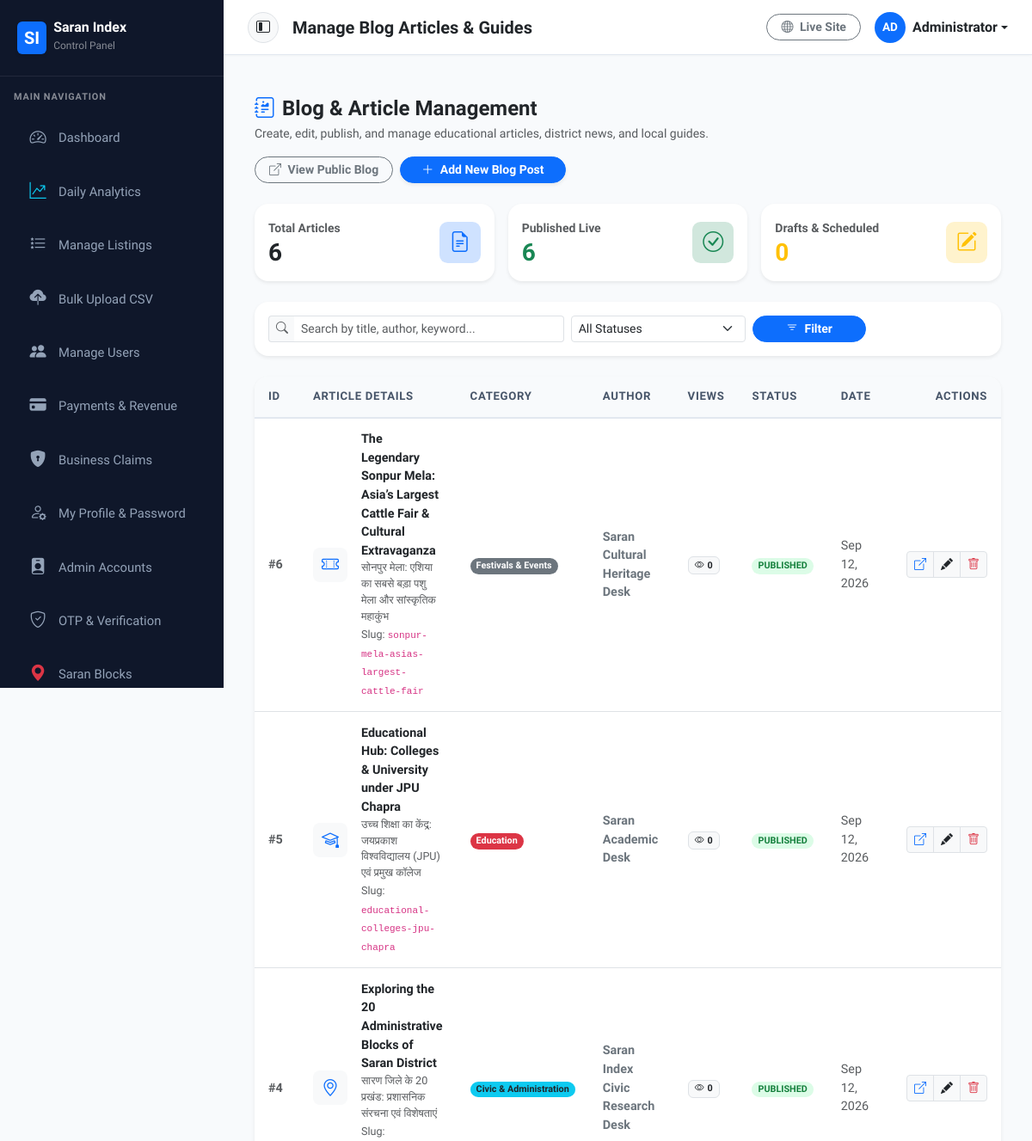
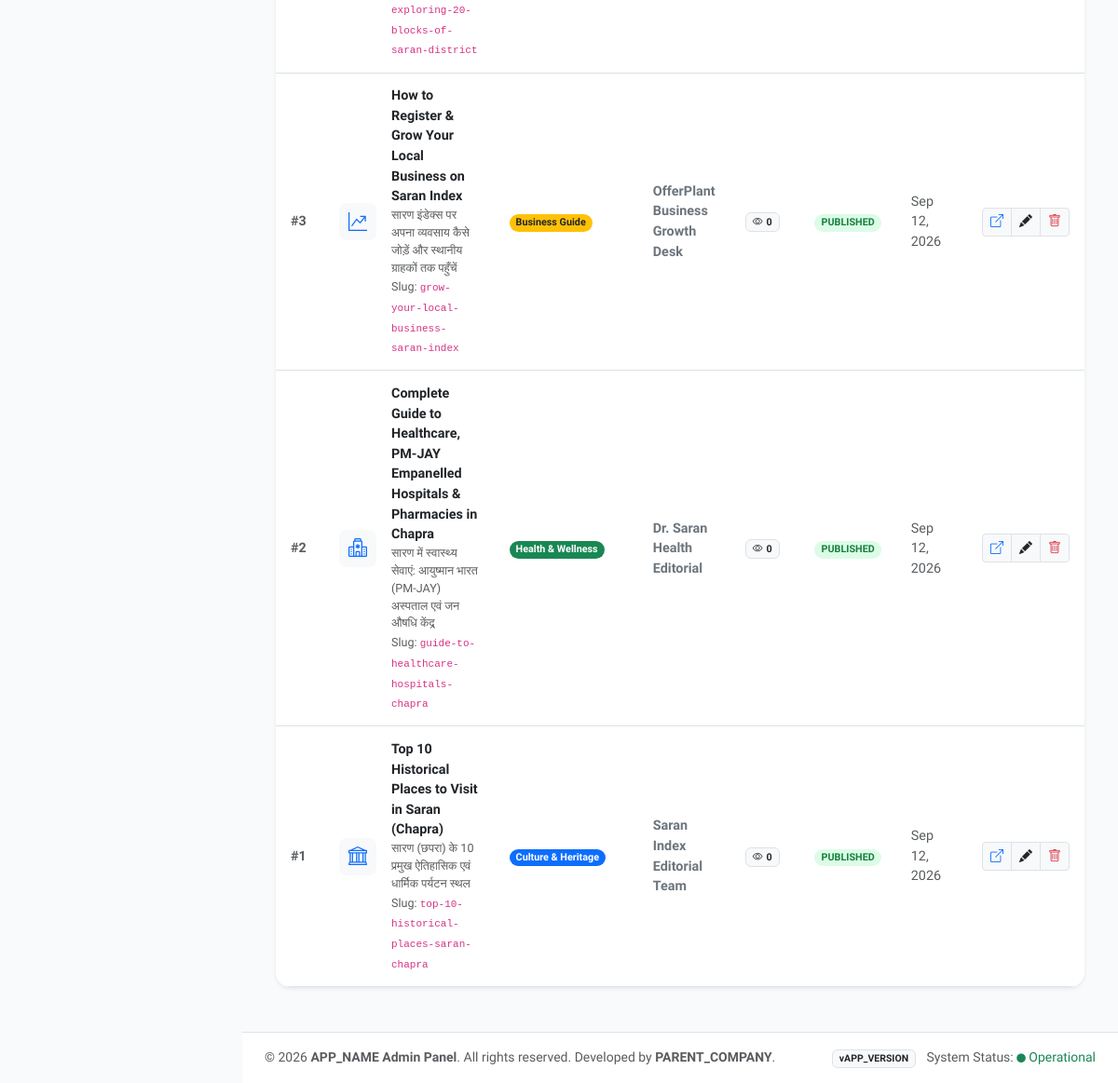
/admin/blogs.php (signed in), run on the app's committed database (2 pictures, top to bottom).
### tables this page shows
CREATE TABLE IF NOT EXISTS `blogs` (
    `id` INT AUTO_INCREMENT PRIMARY KEY,
    `title` VARCHAR(255) NOT NULL,
    `title_hindi` VARCHAR(255) DEFAULT NULL,
    `slug` VARCHAR(255) NOT NULL UNIQUE,
    `category` VARCHAR(100) DEFAULT 'General',
    `category_hindi` VARCHAR(100) DEFAULT NULL,
    `summary` TEXT DEFAULT NULL,
    `summary_hindi` TEXT DEFAULT NULL,
    `content` LONGTEXT DEFAULT NULL,
    `content_hindi` LONGTEXT DEFAULT NULL,
    `author` VARCHAR(100) DEFAULT 'Saran Index Editorial',
    `featured_image` VARCHAR(255) DEFAULT NULL,
    `icon` VARCHAR(50) DEFAULT 'bi-journal-text',
    `badge_class` VARCHAR(100) DEFAULT 'bg-primary',
    `read_time` VARCHAR(50) DEFAULT '5 min read',
    `views` INT DEFAULT 0,
    `status` ENUM('PUBLISHED', 'DRAFT', 'ARCHIVED') DEFAULT 'PUBLISHED',
    `published_at` DATETIME DEFAULT CURRENT_TIMESTAMP,
    `created_at` DATETIME DEFAULT CURRENT_TIMESTAMP,
    `updated_at` DATETIME DEFAULT CURRENT_TIMESTAMP ON UPDATE CURRENT_TIMESTAMP,
    KEY `idx_blogs_status` (`status`),
    KEY `idx_blogs_slug` (`slug`),
    KEY `idx_blogs_category` (`category`)
);

### includes/functions.php (called while the page is built, shortened)
<?php
function sanitizeInput($data) {
    return htmlspecialchars(trim((string)$data), ENT_QUOTES, 'UTF-8');
}
    ?>

### admin/blogs.php (the view, shortened to what this page needs)
<?php
require_once __DIR__ . '/includes/header.php';
$db = getDB();
$search = sanitizeInput($_GET['q'] ?? '');
$where = ["1=1"];
$params = [];
$where_sql = implode(' AND ', $where);
$blogs = [];
$total_count = 0;
$published_count = 0;
$draft_count = 0;
if ($db) {
    try {
        $total_count = $db->query("SELECT COUNT(*) FROM blogs")->fetchColumn();
        $published_count = $db->query("SELECT COUNT(*) FROM blogs WHERE status = 'PUBLISHED'")->fetchColumn();
        $draft_count = $db->query("SELECT COUNT(*) FROM blogs WHERE status = 'DRAFT'")->fetchColumn();
        $stmt = $db->prepare("SELECT * FROM blogs WHERE {$where_sql} ORDER BY id DESC");
        $stmt->execute($params);
        $blogs = $stmt->fetchAll(PDO::FETCH_ASSOC);
    } catch (Exception $e) {
        $blogs = [];
    }
}
?>
<div class="container-fluid py-4">
    <div class="d-flex align-items-center justify-content-between flex-wrap gap-3 mb-4">
        <div>
            <h4 class="fw-bold mb-1 text-dark">
                <i class="bi bi-journal-richtext text-primary me-2"></i>Blog & Article Management
            </h4>
            <p class="text-muted small mb-0">Create, edit, publish, and manage educational articles, district news, and local guides.</p>
        </div>
        <div class="d-flex gap-2">
            <a href="../blog/" target="_blank" class="btn btn-outline-secondary rounded-pill btn-sm px-3 fw-semibold">
                <i class="bi bi-box-arrow-up-right me-1"></i> View Public Blog
            </a>
            <a href="blog_edit.php" class="btn btn-primary rounded-pill btn-sm px-4 fw-bold shadow-sm">
                <i class="bi bi-plus-lg me-1"></i> Add New Blog Post
            </a>
        </div>
    </div>
    <div class="row g-3 mb-4">
        <div class="col-md-4">
            <div class="card border-0 shadow-sm rounded-4 p-3 bg-white">
                <div class="d-flex align-items-center justify-content-between">
                    <div>
                        <span class="text-muted small fw-semibold">Total Articles</span>
                        <h3 class="fw-bold mb-0 text-dark"><?php echo intval($total_count); ?></h3>
                    </div>
                    <div class="stat-icon bg-primary-subtle text-primary">
                        <i class="bi bi-file-earmark-text"></i>
                    </div>
                </div>
            </div>
        </div>
        <div class="col-md-4">
            <div class="card border-0 shadow-sm rounded-4 p-3 bg-white">
                <div class="d-flex align-items-center justify-content-between">
                    <div>
                        <span class="text-muted small fw-semibold">Published Live</span>
                        <h3 class="fw-bold mb-0 text-success"><?php echo intval($published_count); ?></h3>
                    </div>
                    <div class="stat-icon bg-success-subtle text-success">
                        <i class="bi bi-check-circle"></i>
                    </div>
                </div>
            </div>
        </div>
        <div class="col-md-4">
            <div class="card border-0 shadow-sm rounded-4 p-3 bg-white">
                <div class="d-flex align-items-center justify-content-between">
                    <div>
                        <span class="text-muted small fw-semibold">Drafts & Scheduled</span>
                        <h3 class="fw-bold mb-0 text-warning"><?php echo intval($draft_count); ?></h3>
                    </div>
                    <div class="stat-icon bg-warning-subtle text-warning">
                        <i class="bi bi-pencil-square"></i>
                    </div>
                </div>
            </div>
        </div>
    </div>
    <div class="card border-0 shadow-sm rounded-4 p-3 mb-4 bg-white">
        <form method="GET" class="row g-2 align-items-center">
            <div class="col-md-6 col-lg-5">
                <div class="input-group input-group-sm">
                    <span class="input-group-text bg-light border-end-0"><i class="bi bi-search text-muted"></i></span>
                    <input type="text" name="q" class="form-control form-control-sm border-start-0" placeholder="Search by title, author, keyword..." value="<?php echo htmlspecialchars($search); ?>">
                </div>
            </div>
            <div class="col-md-3 col-lg-3">
                <select name="status" class="form-select form-select-sm">
                    <option value="">All Statuses</option>
                </select>
            </div>
            <div class="col-md-3 col-lg-2">
                <button type="submit" class="btn btn-primary btn-sm rounded-pill w-100 fw-semibold">
                    <i class="bi bi-filter me-1"></i> Filter
                </button>
            </div>
        </form>
    </div>
    <div class="card border-0 shadow-sm rounded-4 overflow-hidden bg-white">
        <div class="table-responsive">
            <table class="table table-hover table-custom align-middle mb-0">
                <thead>
                    <tr>
                        <th style="width: 60px;">ID</th>
                        <th>Article Details</th>
                        <th>Category</th>
                        <th>Author</th>
                        <th>Views</th>
                        <th>Status</th>
                        <th>Date</th>
                        <th class="text-end" style="width: 160px;">Actions</th>
                    </tr>
                </thead>
                <tbody>
                    <?php if (empty($blogs)): ?>
                        <tr>
                            <td colspan="8" class="text-center py-5 text-muted">
                                <i class="bi bi-inbox fs-1 d-block mb-2"></i>
                                No blog articles found matching your criteria.
                                <div class="mt-2">
                                    <a href="blog_edit.php" class="btn btn-sm btn-primary rounded-pill px-3">Create First Blog Post</a>
                                </div>
                            </td>
                        </tr>
                    <?php else: ?>
                        <?php foreach ($blogs as $b): ?>
                            <tr>
                                <td class="fw-bold text-muted">#<?php echo $b['id']; ?></td>
                                <td>
                                    <div class="d-flex align-items-center">
                                        <div class="rounded-3 bg-light text-primary p-2 me-3 fs-5 flex-shrink-0" style="width: 40px; height: 40px; display: flex; align-items: center; justify-content: center;">
                                            <i class="bi <?php echo htmlspecialchars($b['icon'] ?? 'bi-file-text'); ?>"></i>
                                        </div>
                                        <div>
                                            <a href="blog_edit.php?id=<?php echo $b['id']; ?>" class="fw-bold text-dark text-decoration-none hover-text-primary d-block">
                                                <?php echo htmlspecialchars($b['title']); ?>
                                            </a>
                                            <?php if (!empty($b['title_hindi'])): ?>
                                                <small class="text-muted d-block"><?php echo htmlspecialchars($b['title_hindi']); ?></small>
                                            <?php endif; ?>
                                            <small class="text-muted">Slug: <code><?php echo htmlspecialchars($b['slug']); ?></code></small>
                                        </div>
                                    </div>
                                </td>
                                <td>
                                    <span class="badge <?php echo htmlspecialchars($b['badge_class'] ?? 'bg-primary'); ?> rounded-pill px-2.5 py-1">
                                        <?php echo htmlspecialchars($b['category'] ?? 'General'); ?>
                                    </span>
                                </td>
                                <td class="small text-secondary fw-semibold">
                                    <?php echo htmlspecialchars($b['author'] ?? 'Admin'); ?>
                                </td>
                                <td>
                                    <span class="badge bg-light text-dark border">
                                        <i class="bi bi-eye me-1"></i><?php echo intval($b['views']); ?>
                                    </span>
                                </td>
                                <td>
                                    <a href="blogs.php?action=toggle_status&id=<?php echo $b['id']; ?>" class="badge rounded-pill text-decoration-none <?php echo ($b['status'] === 'PUBLISHED') ? 'badge-status-active' : 'badge-status-pending'; ?> px-2.5 py-1.5" title="Click to toggle status">
                                        <?php echo htmlspecialchars($b['status']); ?>
                                    </a>
                                </td>
                                <td class="small text-muted">
                                    <?php echo date('M d, Y', strtotime($b['published_at'] ?? $b['created_at'])); ?>
                                </td>
                                <td class="text-end">
                                    <div class="btn-group btn-group-sm">
                                        <a href="../blog/post.php?slug=<?php echo urlencode($b['slug']); ?>" target="_blank" class="btn btn-light border text-primary" title="View Public Post">
                                            <i class="bi bi-box-arrow-up-right"></i>
                                        </a>
                                        <a href="blog_edit.php?id=<?php echo $b['id']; ?>" class="btn btn-light border text-dark" title="Edit Article">
                                            <i class="bi bi-pencil-fill"></i>
                                        </a>
                                        <a href="blogs.php?action=delete&id=<?php echo $b['id']; ?>" onclick="return confirm('Are you sure you want to delete this blog post?');" class="btn btn-light border text-danger" title="Delete Article">
                                            <i class="bi bi-trash"></i>
                                        </a>
                                    </div>
                                </td>
                            </tr>
                        <?php endforeach; ?>
                    <?php endif; ?>
                </tbody>
            </table>
        </div>
    </div>
</div>
<?php require_once __DIR__ . '/includes/footer.php'; ?>

### data on the page
blogs: id "6", title "The Legendary Sonpur Mela: Asia’s Largest Cattle Fair & Cultural Extravaganza", title_hindi "सोनपुर मेला: एशिया का सबसे बड़ा पशु मेला और सांस्कृतिक महाकुंभ", slug "sonpur-mela-asias-largest-cattle-fair", category "Festivals & Events", author "Saran Cultural Heritage Desk", views "0", status "PUBLISHED", published_at "Sep 12, 2026"
blogs: id "5", title "Educational Hub: Colleges & University under JPU Chapra", title_hindi "उच्च शिक्षा का केंद्र: जयप्रकाश विश्वविद्यालय (JPU) एवं प्रमुख कॉलेज", slug "educational-colleges-jpu-chapra", category "Education", author "Saran Academic Desk", views "0", status "PUBLISHED", published_at "Sep 12, 2026"
blogs: id "4", title "Exploring the 20 Administrative Blocks of Saran District", title_hindi "सारण जिले के 20 प्रखंड: प्रशासनिक संरचना एवं विशेषताएं", slug "exploring-20-blocks-of-saran-district", category "Civic & Administration", author "Saran Index Civic Research Desk", views "0", status "PUBLISHED", published_at "Sep 12, 2026"
blogs: id "3", title "How to Register & Grow Your Local Business on Saran Index", title_hindi "सारण इंडेक्स पर अपना व्यवसाय कैसे जोड़ें और स्थानीय ग्राहकों तक पहुँचें", slug "grow-your-local-business-saran-index", category "Business Guide", author "OfferPlant Business Growth Desk", views "0", status "PUBLISHED", published_at "Sep 12, 2026"
blogs: id "2", title "Complete Guide to Healthcare, PM-JAY Empanelled Hospitals & Pharmacies in Chapra", title_hindi "सारण में स्वास्थ्य सेवाएं: आयुष्मान भारत (PM-JAY) अस्पताल एवं जन औषधि केंद्र", slug "guide-to-healthcare-hospitals-chapra", category "Health & Wellness", author "Dr. Saran Health Editorial", views "0", status "PUBLISHED", published_at "Sep 12, 2026"
blogs: id "1", title "Top 10 Historical Places to Visit in Saran (Chapra)", title_hindi "सारण (छपरा) के 10 प्रमुख ऐतिहासिक एवं धार्मिक पर्यटन स्थल", slug "top-10-historical-places-saran-chapra", category "Culture & Heritage", author "Saran Index Editorial Team", views "0", status "PUBLISHED", published_at "Sep 12, 2026"

### other printed values
sanitizeInput($header_title) "Manage Blog Articles & Guides"
substr($admin_name, 0, 2) "AD"
sanitizeInput($admin_name) "Administrator"
$total_count "6"
$published_count "6"
$draft_count "0"
APP_NAME "APP_NAME"
PARENT_COMPANY "PARENT_COMPANY"
APP_VERSION "APP_VERSION"
